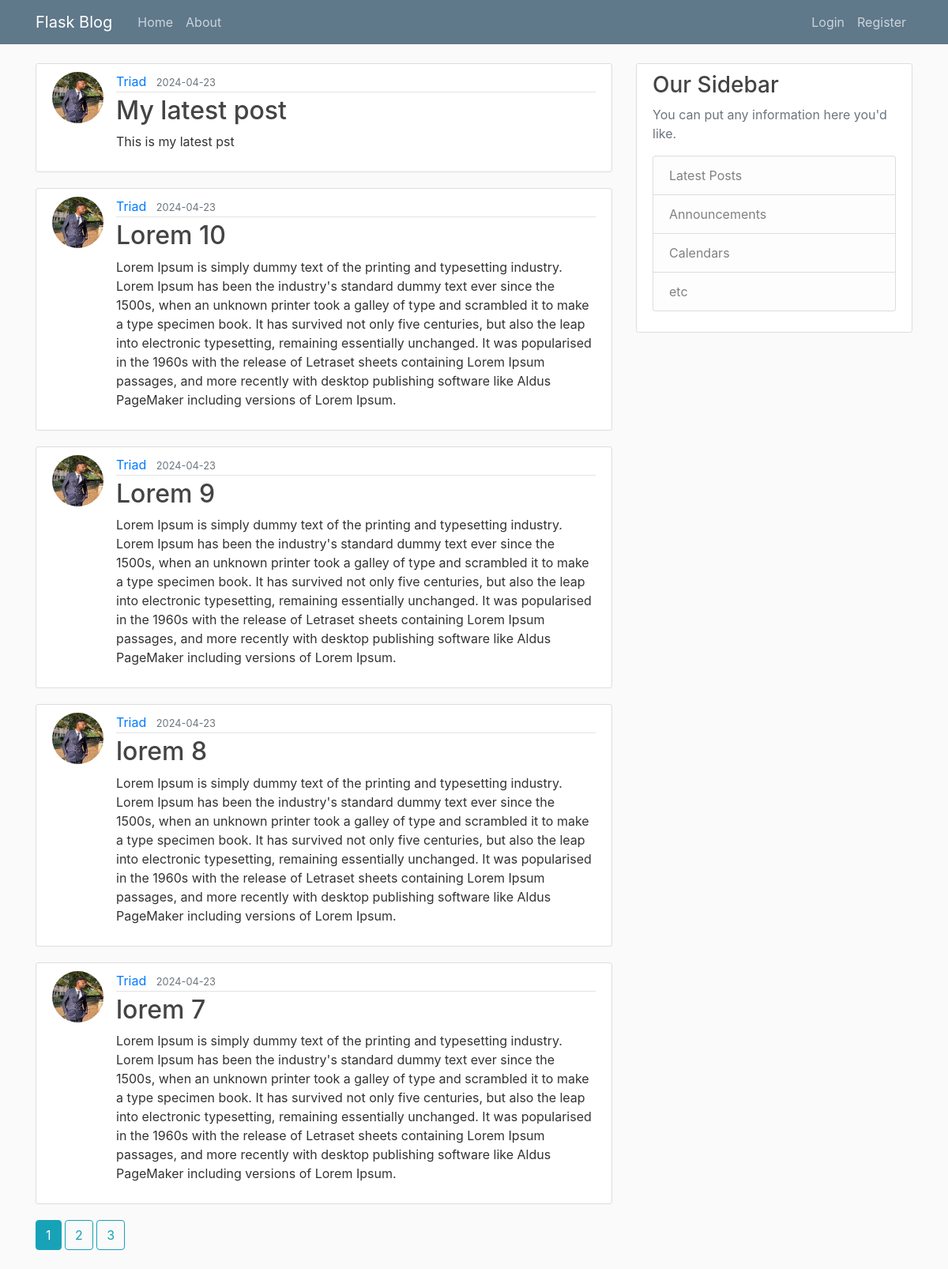
Page /home on the earlier database version.
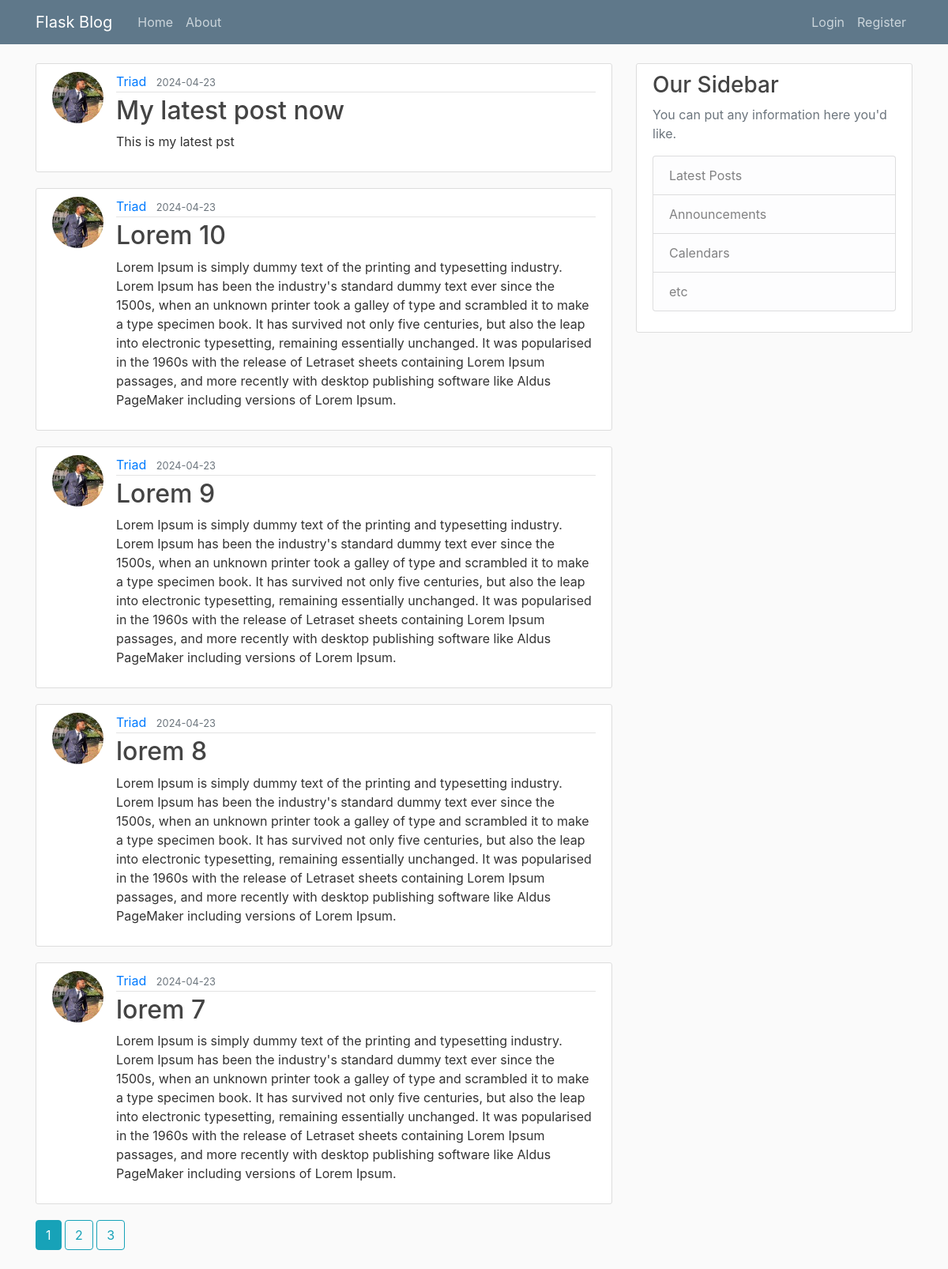
Same page on the later database version.
### flaskblog/models.py (models this page shows, shortened)
class Post(db.Model):
    id = db.Column(db.Integer, primary_key=True)
    title = db.Column(db.String(100), nullable=False)
    date_posted = db.Column(db.DateTime, nullable=False, default=datetime.utcnow)
    content = db.Column(db.Text, nullable=False)
    user_id = db.Column(db.Integer, db.ForeignKey("user.id"), nullable=False)

class User(db.Model, UserMixin):
    id:Mapped[int] = mapped_column(primary_key=True)
    username:Mapped[str] = mapped_column(unique=True, nullable=False)
    email:Mapped[str] = mapped_column(unique=True, nullable=False)
    image_file:Mapped[str] = mapped_column(nullable=False, default='default.jpg')
    password:Mapped[str] = mapped_column(nullable=False)
    posts = db.relationship("Post", backref="author", lazy=True)

### flaskblog/main/routes.py (the view)
@main.route("/")
@main.route("/home")
def home():
    page = request.args.get('page', 1, type=int)
    posts = Post.query.order_by(Post.date_posted.desc()).paginate(per_page = 5, page = page)
    return render_template('home.html', posts=posts)

### flaskblog/templates/home.html
{% extends "layout.html" %} {% block content %} {% for post in posts.items %}
<article class="media content-section">
  <img
    class="rounded-circle article-img"
    src="{{url_for('static', filename='profile_pics/' + post.author.image_file)}}"
    alt="author display image"
  />
  <div class="media-body">
    <div class="article-metadata">
      <a
        class="mr-2"
        href="{{url_for('users.user_posts', username=post.author.username)}}"
        >{{ post.author.username }}</a
      >
      <small class="text-muted"
        >{{ post.date_posted.strftime("%Y-%m-%d") }}</small
      >
    </div>
    <h2>
      <a class="article-title" href="{{url_for('posts.post', post_id=post.id)}}"
        >{{ post.title }}</a
      >
    </h2>
    <p class="article-content">{{ post.content }}</p>
  </div>
</article>
{% endfor %} {% for page_num in posts.iter_pages(left_edge=1, right_edge=1,
left_current=1, right_current=2) %} {% if page_num %} {% if posts.page ==
page_num %}
<a class="btn btn-info mb-4" href="{{ url_for('main.home', page=page_num) }}"
  >{{ page_num }}</a
>
{% else %}
<a
  class="btn btn-outline-info mb-4"
  href="{{ url_for('main.home', page=page_num) }}"
  >{{ page_num }}</a
>
{% endif %} {% else %} ... {% endif %} {% endfor %}{% endblock content %}

Differences in the rows shown:
changed Post "This is my latest pst": title "My latest post" → "My latest post now"
